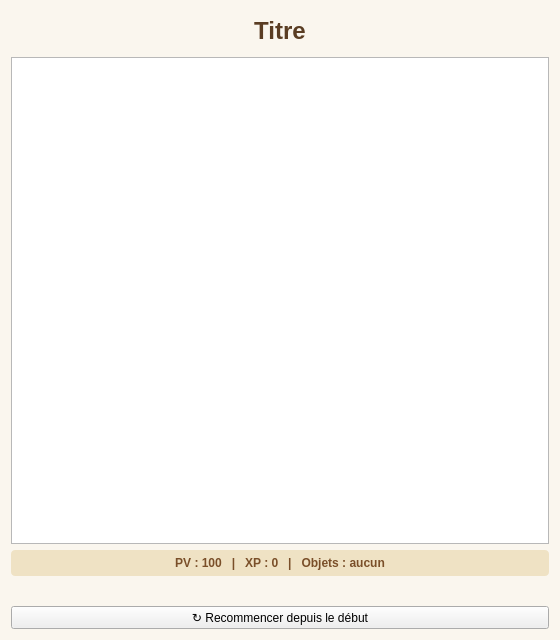
<?xml version="1.0" encoding="UTF-8"?>
<ui version="4.0">
 <class>FenetreRun</class>
 <widget class="QWidget" name="FenetreRun">
  <property name="geometry">
   <rect>
    <x>0</x>
    <y>0</y>
    <width>560</width>
    <height>640</height>
   </rect>
  </property>
  <property name="windowTitle">
   <string>Mode lecture — Jouer le livre</string>
  </property>
  <property name="styleSheet">
   <string notr="true">QWidget#FenetreRun { background:#faf6ee; }</string>
  </property>
  <layout class="QVBoxLayout" name="layoutPrincipal">
   <item>
    <widget class="QLabel" name="etiquetteTitre">
     <property name="styleSheet">
      <string notr="true">font-size:24px; font-weight:bold; color:#5a3d23; padding:6px;</string>
     </property>
     <property name="alignment">
      <set>Qt::AlignCenter</set>
     </property>
     <property name="text">
      <string>Titre</string>
     </property>
    </widget>
   </item>
   <item>
    <widget class="QTextBrowser" name="zoneTexte"/>
   </item>
   <item>
    <widget class="QLabel" name="etiquetteEtat">
     <property name="styleSheet">
      <string notr="true">font-weight:bold; color:#7a4f29; padding:6px; background:#efe2c4; border-radius:4px;</string>
     </property>
     <property name="alignment">
      <set>Qt::AlignCenter</set>
     </property>
     <property name="text">
      <string>PV : 100   |   XP : 0   |   Objets : aucun</string>
     </property>
    </widget>
   </item>
   <item>
    <widget class="QWidget" name="conteneurChoix" native="true">
     <layout class="QVBoxLayout" name="layoutChoix"/>
    </widget>
   </item>
   <item>
    <widget class="QPushButton" name="btnRecommencer">
     <property name="text">
      <string>↻ Recommencer depuis le début</string>
     </property>
    </widget>
   </item>
  </layout>
 </widget>
 <resources/>
 <connections/>
</ui>
